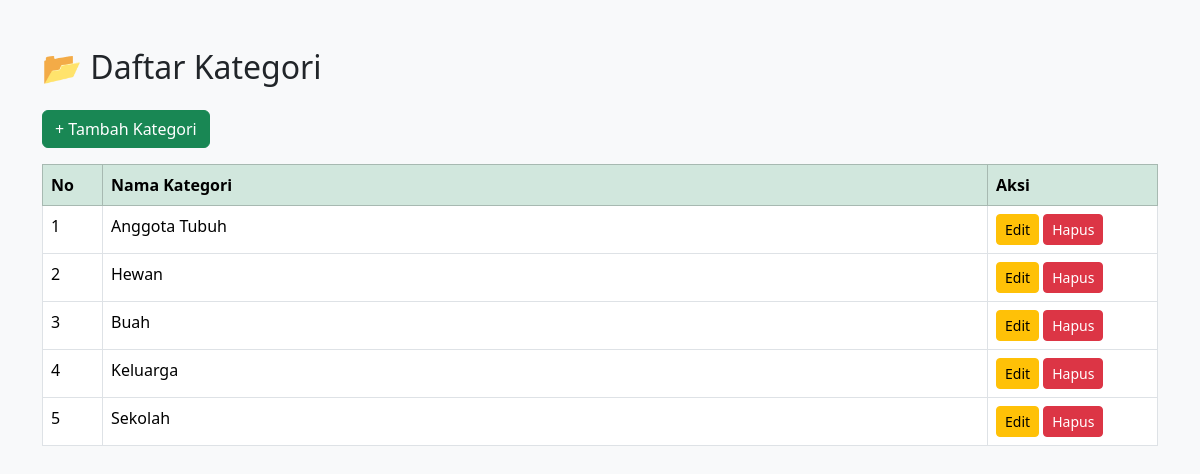
Screenshot of /index.php?page=kategori with the database file from the repository.
### tables this page shows
CREATE TABLE kategori (
    id INTEGER PRIMARY KEY AUTOINCREMENT,
    nama_kategori TEXT NOT NULL
);

### app/controllers/KategoriController.php (called while the page is built, shortened)
<?php
require_once __DIR__ . "/../models/KategoriModel.php";
class KategoriController extends Controller
{
    private $kategoriModel;
    public function __construct()
    {
        $this->kategoriModel = new KategoriModel();
    }
    public function index()
    {
        $data = [
            "title" => "Daftar Kategori",
            "kategori" => $this->kategoriModel->getAll()
        ];
        $this->view("kategori/index", $data);
    }
}

### app/models/Model.php (called while the page is built, shortened)
<?php
class Model
{
    public function __construct()
    {
        $database = __DIR__ . "/../../database/jawara.db";
        try {
            $this->db = new PDO("sqlite:" . $database);
        } catch (PDOException $e) {
            die("Koneksi database gagal: " . $e->getMessage());
        }
    }
}

### app/models/KategoriModel.php (called while the page is built, shortened)
<?php
require_once "Model.php";
class KategoriModel extends Model
{
    private $table = "kategori";
    public function getAll()
    {
        $query = $this->db->query("
            SELECT *
            FROM {$this->table}
            ORDER BY id ASC
        ");
        return $query->fetchAll(PDO::FETCH_ASSOC);
    }
}

### app/views/kategori/index.php (the view, shortened to what this page needs)
<!DOCTYPE html>
<html lang="id">
<head>
<link href="https://cdn.jsdelivr.net/npm/bootstrap@5.3.3/dist/css/bootstrap.min.css" rel="stylesheet">
</head>
<body class="bg-light">
<div class="container mt-5">
<h2 class="mb-4">
📂 Daftar Kategori
</h2>
<a href="index.php?page=tambahKategori"
class="btn btn-success mb-3">
+ Tambah Kategori
</a>
<table class="table table-bordered table-hover bg-white">
<thead class="table-success">
<tr>
<th width="60">No</th>
<th>Nama Kategori</th>
<th width="170">Aksi</th>
</tr>
</thead>
<tbody>
<?php $no=1; ?>
<?php foreach($data['kategori'] as $kategori): ?>
<tr>
<td><?= $no++; ?></td>
<td><?= $kategori['nama_kategori']; ?></td>
<td>
<a
href="index.php?page=editKategori&id=<?= $kategori['id']; ?>"
class="btn btn-warning btn-sm">
Edit
</a>
<a
href="index.php?page=hapusKategori&id=<?= $kategori['id']; ?>"
class="btn btn-danger btn-sm"
onclick="return confirm('Yakin hapus?')">
Hapus
</a>
</td>
</tr>
<?php endforeach; ?>
</tbody>
</table>
</div>
</body>
</html>

### rows the page displays
kategori: nama_kategori "Anggota Tubuh"
kategori: nama_kategori "Hewan"
kategori: nama_kategori "Buah"
kategori: nama_kategori "Keluarga"
kategori: nama_kategori "Sekolah"
